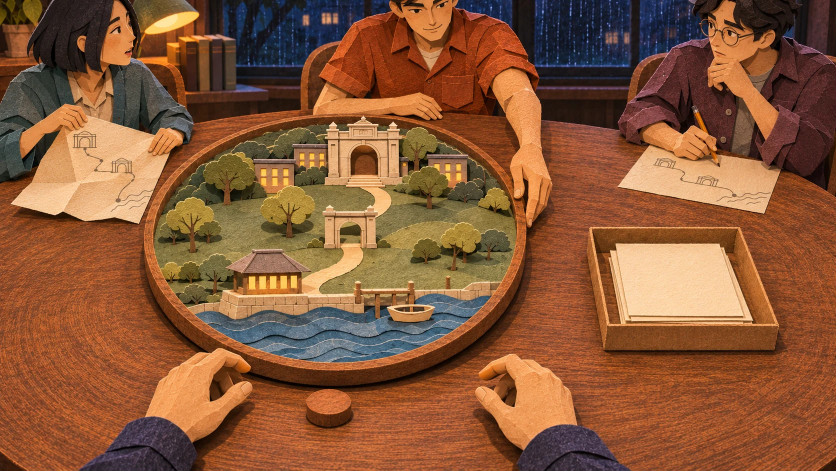
#> input picture anthology/episodes/standup/assets/reference-v1/02-turn-or-pass-decision.webp, 1672 x 941 px (shown at 1/2 size)
$ python make-layers.py
#> lines starting #> are read from the running program, lines starting #| are printed output that depends on the picture; after the words box and inside, x2 and y2 are one past the last pixel; in counts of white or black regions, pixels touching at a corner belong together
"""Runtime object layers for The Quiet Minute's decision, from the team's P0 deliveries.

    python3 docs/demos/played/make-layers.py

Inputs (all in the repository):
- the decision plate: anthology/episodes/standup/assets/reference-v1/02-turn-or-pass-decision.webp
- registered source layers (exact source RGB + alpha): anthology/episodes/standup/assets/source-layers-v1/
- a clean-plate candidate (objects removed): docs/art/quiet-clean-20261106/quiet-clean-take-03.png

Outputs (docs/demos/played/plates/qm-layers/):
- clean.webp: the decision plate, pixel for pixel, except under the platter and tray, where the clean
  candidate's wood shows through a feathered mask. Faces, hands and light stay exactly the source's.
- platter.webp (RGBA): the registered platter. Where hands hid its rim, the gap is filled from the rim's own
  pixels at the same radius, a few degrees round (marked in PROVENANCE.md as a reconstruction).
- tray.webp (RGBA): the registered tray and slips, unchanged.
- occluder.webp (RGBA): Theo's hand, the lead's hand and the token, exact source pixels from the
  occlusion mask, drawn above the moving platter so it turns under them.
"""
import pathlib, re, numpy as np
from PIL import Image, ImageDraw, ImageFilter

ROOT = pathlib.Path(__file__).resolve().parents[3]
SRC = ROOT / 'anthology/episodes/standup/assets/reference-v1/02-turn-or-pass-decision.webp'
LAY = ROOT / 'anthology/episodes/standup/assets/source-layers-v1'
CLEAN = ROOT / 'docs/art/quiet-clean-20261106/quiet-clean-take-03.png'
OUT = ROOT / 'docs/demos/played/plates/qm-layers'
CX, CY, RX, RY = .401, .528, .232, .283  # the platter ellipse in plate UV (quiet.js OBJ.platter)


def svg_mask(path, size):
    """Rasterise the black paths of a mask SVG (M/L/C/Q/Z only) to a 0/255 array."""
    W, H = size
    img = Image.new('L', size, 0); d = ImageDraw.Draw(img)
    for p in re.findall(r'<path fill="black" d="([^"]+)"', path.read_text()):
        tok = re.findall(r'[MLCQZ]|-?\d+(?:\.\d+)?', p); pts, cur, i = [], (0, 0), 0
        while i < len(tok):
            c = tok[i]; i += 1
            if c in 'ML': cur = (float(tok[i]), float(tok[i + 1])); i += 2; pts.append(cur)
            elif c == 'C':
                a, b, e = [(float(tok[i + k]), float(tok[i + k + 1])) for k in (0, 2, 4)]; i += 6
                for t in np.linspace(0, 1, 16)[1:]:
                    u = 1 - t; pts.append(tuple(u**3 * np.array(cur) + 3 * u * u * t * np.array(a) + 3 * u * t * t * np.array(b) + t**3 * np.array(e)))
                cur = e
            elif c == 'Q':
                a, e = [(float(tok[i + k]), float(tok[i + k + 1])) for k in (0, 2)]; i += 4
                for t in np.linspace(0, 1, 12)[1:]:
                    u = 1 - t; pts.append(tuple(u * u * np.array(cur) + 2 * u * t * np.array(a) + t * t * np.array(e)))
                cur = e
            elif c == 'Z':
                if len(pts) > 2: d.polygon(pts, fill=255)
                pts = []
        if len(pts) > 2: d.polygon(pts, fill=255)
    return np.asarray(img)


def rgba(a):
    """RGBA image with fully transparent pixels zeroed (smaller files; no hidden colour is kept)."""
    a = a.round().clip(0, 255).astype(np.uint8); a[a[..., 3] == 0, :3] = 0
    return Image.fromarray(a, 'RGBA')


def main():
    OUT.mkdir(parents=True, exist_ok=True)
    src = np.asarray(Image.open(SRC).convert('RGB')).astype(np.float32)
    H, W, _ = src.shape
#> H = 941; W = 1672
    plat = np.asarray(Image.open(LAY / 'platter-registered.png').convert('RGBA')).astype(np.float32)
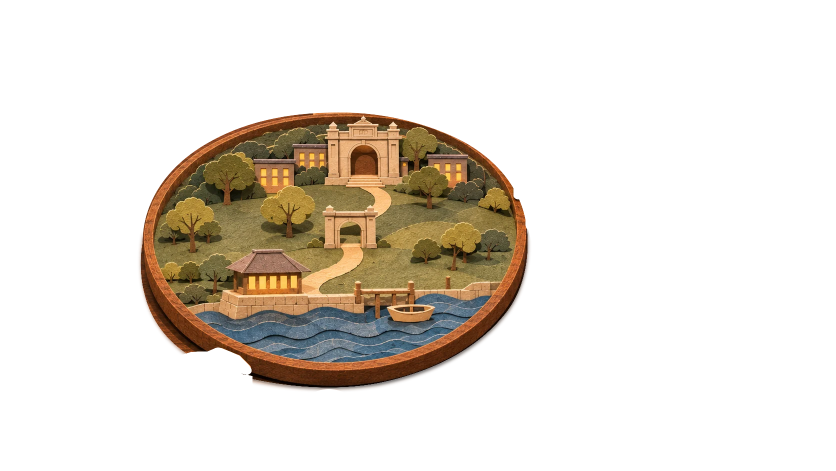
#> input picture anthology/episodes/standup/assets/source-layers-v1/platter-registered.png, 1672 x 941 px (shown at 1/2 size)
    tray = np.asarray(Image.open(LAY / 'tray-registered.png').convert('RGBA')).astype(np.float32)
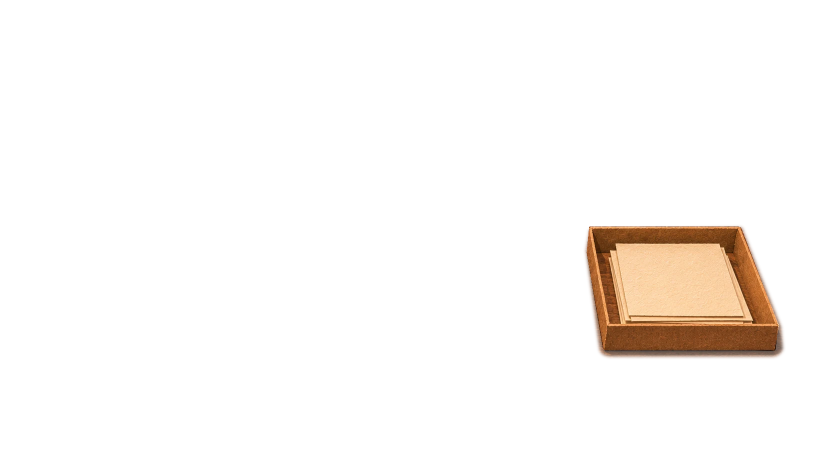
#> input picture anthology/episodes/standup/assets/source-layers-v1/tray-registered.png, 1672 x 941 px (shown at 1/2 size)
    clean = np.asarray(Image.open(CLEAN).convert('RGB').resize((W, H))).astype(np.float32)
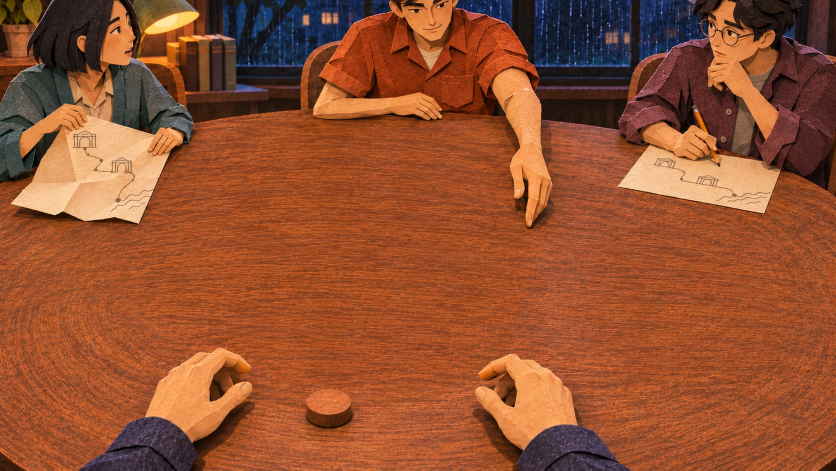
#> input picture docs/art/quiet-clean-20261106/quiet-clean-take-03.png, 1672 x 941 px (shown at 1/2 size)

    # Clean plate: source everywhere except under the objects (their alpha, grown a little and feathered).
    under = np.maximum(plat[..., 3], tray[..., 3]) > 8
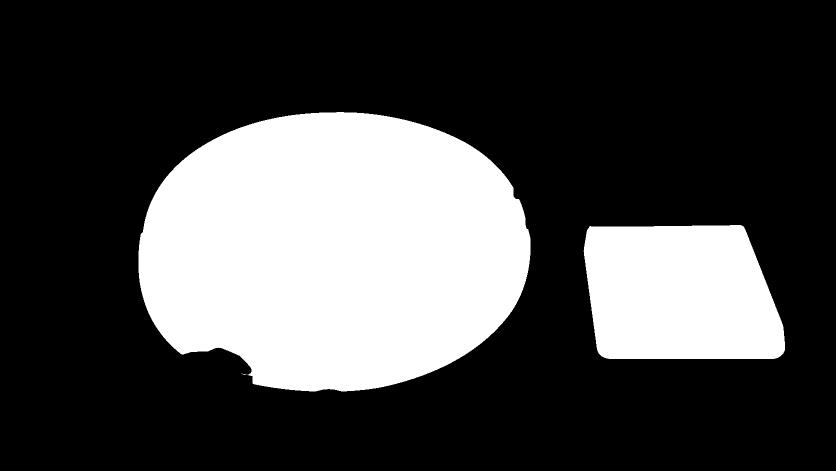
#> under: shape (941, 1672) bool (shown at 1/2 size); 28.1% white; 3 white regions (1 under 20 px), largest, box (x1, y1, x2, y2) and area: (277, 224, 1061, 783) 347667, (1167, 450, 1570, 718) 94897
    m = Image.fromarray((under * 255).astype(np.uint8)).filter(ImageFilter.MaxFilter(9)).filter(ImageFilter.GaussianBlur(4))
    k = (np.asarray(m).astype(np.float32) / 255)[..., None]
    out = src * (1 - k) + clean * k
    Image.fromarray(out.round().clip(0, 255).astype(np.uint8)).save(OUT / 'clean.webp', 'WEBP', quality=92)

    # Platter: fill the rim gaps under the hands from the rim itself, rotating in ellipse space.
    yy, xx = np.mgrid[0:H, 0:W]
    ex, ey = (xx / W - CX) / RX, (yy / H - CY) / RY
    rho, th = np.hypot(ex, ey), np.arctan2(ey, ex)
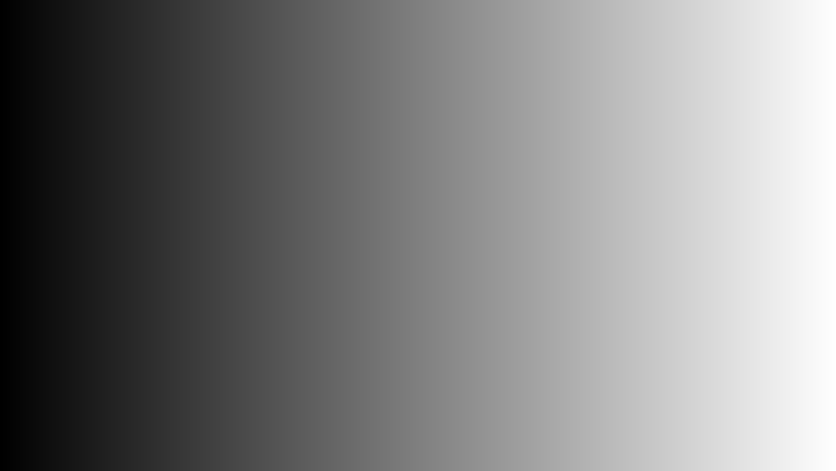
#> ex: shape (941, 1672) float64 (shown at 1/2 size); min -1.73, max 2.58, mean 0.425; drawn with min black and max white
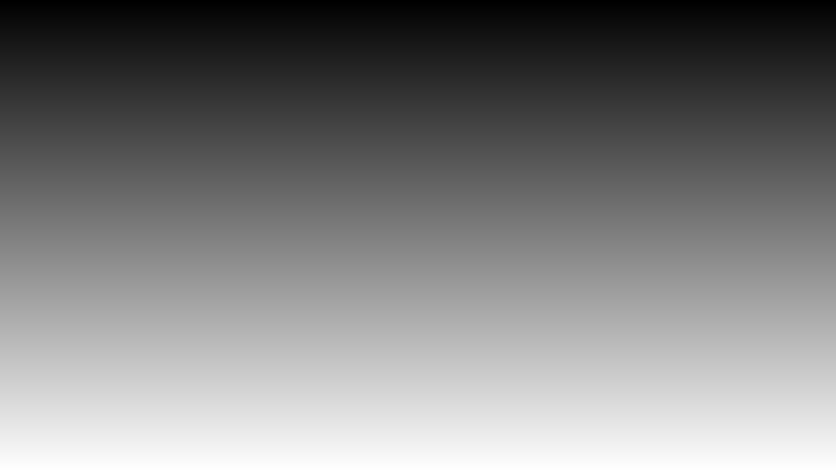
#> ey: shape (941, 1672) float64 (shown at 1/2 size); min -1.87, max 1.66, mean -0.101; drawn with min black and max white
    inside = rho < 1.0
    need = inside & (plat[..., 3] < 250)
#> need: shape (941, 1672) bool; 0.11% white; 9 white regions (6 under 20 px), largest, box (x1, y1, x2, y2) and area: (420, 695, 503, 737) 1141, (1030, 442, 1059, 597) 469, (283, 468, 286, 498) 45
    filled = plat.copy(); todo = need.copy()
    for step in range(1, 61):
        for sgn in (1, -1):
            if not todo.any(): break
            a = th + sgn * step * .015
            sx = ((CX + rho * np.cos(a) * RX) * W).round().astype(int).clip(0, W - 1)
            sy = ((CY + rho * np.sin(a) * RY) * H).round().astype(int).clip(0, H - 1)
            ok = todo & (plat[sy, sx, 3] >= 250)
            filled[ok] = plat[sy[ok], sx[ok]]; todo &= ~ok
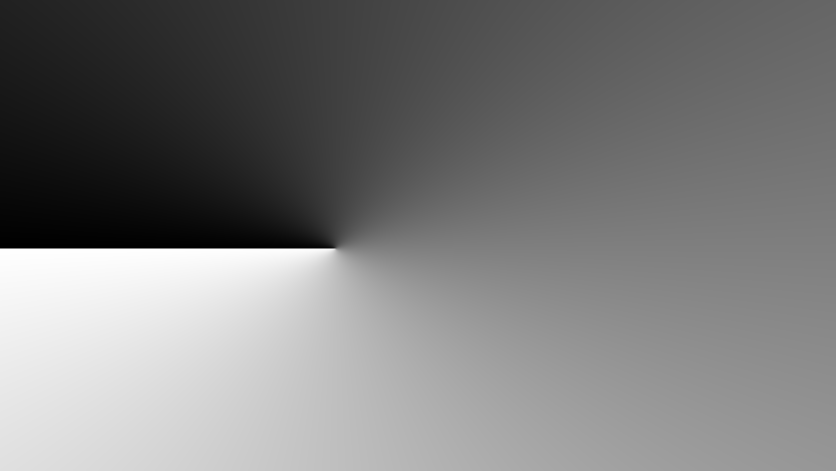
#> a: shape (941, 1672) float64 (shown at 1/2 size); min -2.81, max 3.47, mean 0.251; drawn with min black and max white
#> todo: shape (941, 1672) bool; every value is 0
    filled[..., 3] = np.where(need, np.maximum(filled[..., 3], plat[..., 3]), plat[..., 3])
    print('platter gap pixels filled', int((need & ~todo).sum()), 'left', int(todo.sum()))
#| platter gap pixels filled 1669 left 0
    rgba(filled).save(OUT / 'platter.webp', 'WEBP', quality=92, exact=True)
    rgba(tray).save(OUT / 'tray.webp', 'WEBP', quality=92, exact=True)
#> in rgba, a is the input picture: shape (941, 1672, 4); mean R, G, B, A 11.2, 7.9, 5.1, 14.4

    # Occluders: exact source pixels inside the occlusion mask, softened by a pixel at the edge.
    occ = svg_mask(LAY / 'masks/platter-occlusion.svg', (W, H))
    a = np.asarray(Image.fromarray(occ).filter(ImageFilter.GaussianBlur(1.2))).astype(np.float32)
    o = np.dstack([src, a])
    rgba(o).save(OUT / 'occluder.webp', 'WEBP', quality=92, exact=True)
    for f in sorted(OUT.glob('*.webp')): print(f.relative_to(ROOT), f.stat().st_size)


if __name__ == '__main__':
#> (the run stopped early here; a loop or call above may not have finished)
